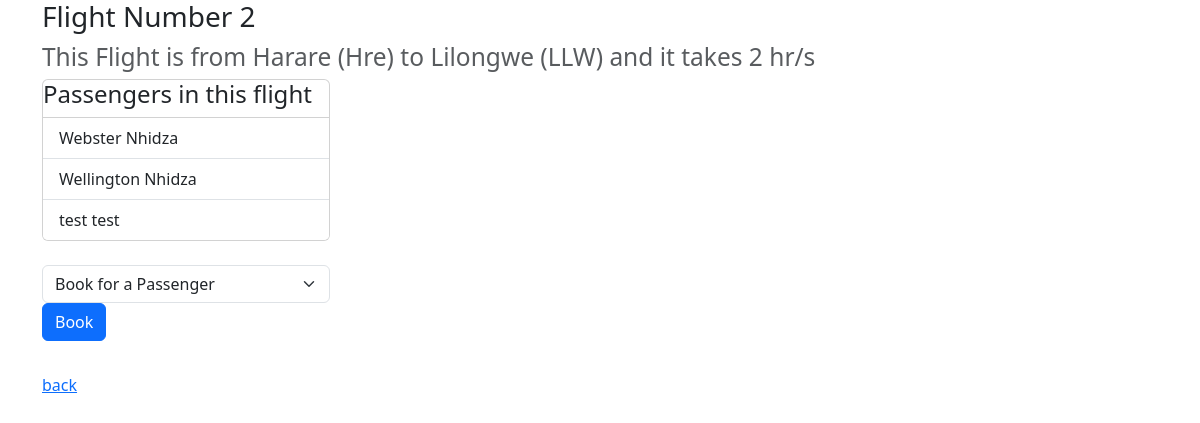
Page /flight/2 on the committed database.
### flight/models.py (models this page shows, shortened)
class Flight(models.Model):
    origin= models.ForeignKey(Airport, on_delete=models.CASCADE, related_name="depatures")
    destination  = models.ForeignKey(Airport, on_delete=models.CASCADE, related_name="arrivals")
    duration = models.IntegerField()

class Airport(models.Model):
    code= models.CharField(max_length=3)
    city = models.CharField(max_length=64)
    def __str__(self):
        return f"{self.city} ({self.code})"

class Passengers(models.Model):
    firstname=models.CharField(max_length=64)
    lastname = models.CharField(max_length=64)
    flights = models.ManyToManyField(Flight, blank=True,related_name="passengers")
    def __str__(self):
        return f"{self.firstname} {self.lastname}"

### flight/views.py (the view)
# urls.py: path("<int:flight_id>", views.Oneflight , name="Oneflight"),
def Oneflight(request, flight_id):
    one_flight = Flight.objects.get(pk=flight_id)
    return render(request, "flight/flight.html",{
        "one_flight": one_flight,
        "passengers" : one_flight.passengers.all(),
        "non_passengers" : Passengers.objects.exclude(flights=one_flight).all()
    })

### flight/templates/flight/flight.html (shortened to what this page needs)
{% extends 'flight/layout.html' %}
{% block body %}
<div class="container">
  <div>
  <h3>Flight Number {{one_flight.id}}</h3>
  <h3>
    <small class="text-body-secondary">This Flight is from {{one_flight.origin}} to {{one_flight.destination}} and it takes {{one_flight.duration}} hr/s</small>
  </h3>
</div>
  <div class="card" style="width: 18rem;">
    <h4>Passengers in this flight</h4>
    <ul class="list-group list-group-flush">
      {% for passenger in passengers %}
      <li class="list-group-item">{{passenger}}</li>
      {% endfor %}
    </ul>
  </div>
  <br>
  <div>
  <form action="{% url 'flight:book' one_flight.id  %}" method="post">
    <select name="passenger" class="form-select" aria-label="Default select example" style="width: 18rem;">
      <option selected>Book for a Passenger</option>
    </select>
      <button type="submit" class="btn btn-primary mb-3">Book</button>
  </form>
</div>
 <a href="{% url 'flight:index' %}">back</a>
</div>
{% endblock body %}

### rows in the picture
Flight: origin "Harare (Hre)", destination "Lilongwe (LLW)", duration "2"
Passengers: firstname+lastname "Webster Nhidza"
Passengers: firstname+lastname "Wellington Nhidza"
Passengers: firstname+lastname "test test"
